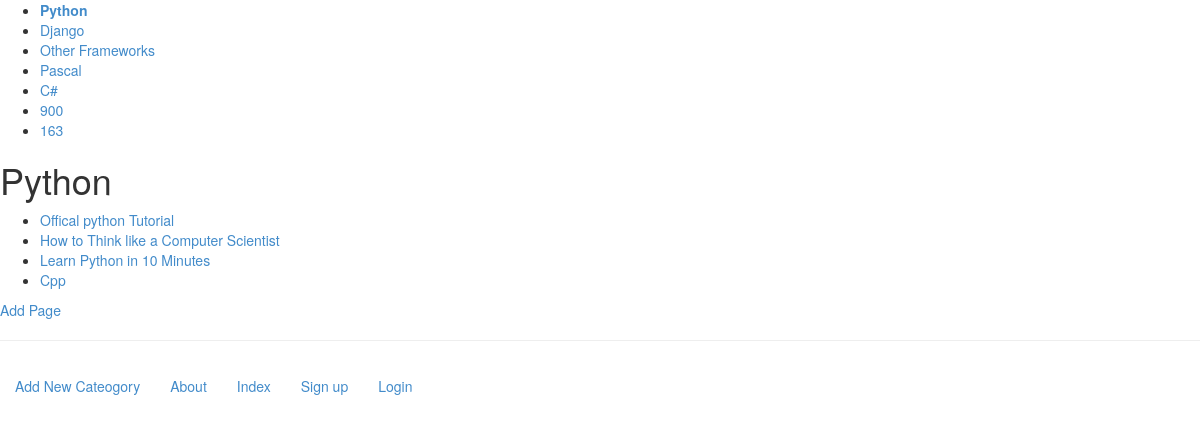
/rango/category/python/, run on the app's committed database.
### rango/models.py (models this page shows, shortened)
class Category(models.Model):
    maxlength = 128
    name = models.CharField(max_length=maxlength, unique=True)
    views = models.IntegerField(default=0)
    likes = models.IntegerField(default=0)
    slug = models.SlugField(unique=True)
    class Meta:
        verbose_name_plural = "Categories"

class Page(models.Model):
    maxlength = 128
    category = models.ForeignKey(Category)
    title = models.CharField(max_length=maxlength)
    url = models.URLField()
    views = models.IntegerField(default=0)

### rango/views.py (the view)
def show_category(request, category_name_slug):
    context_dict = {}
    try:
        category = Category.objects.get(slug=category_name_slug)
        pages = Page.objects.filter(category=category)
        context_dict['pages'] = pages
        context_dict['category'] = category
    except:
        context_dict['category'] = None
        context_dict['pages'] = None
    return render(request, 'rango/category.html', context_dict)

### rango/templatetags/rango_template_tags.py (called while the page is built)
@register.inclusion_tag('rango/cats.html')#注册tag
def get_category_list(cat=None):
    return {'cats': Category.objects.all(),'act_cat':cat}

### templates/rango/category.html (shortened to what this page needs)
{% extends 'rango/base.html' %}
{% load staticfiles %}
{% block body_block %}
    {% if category %}
        <h1>{{ category.name }}</h1>
        {% if pages %}
            <ul>
                {% for page in pages %}
                    <li><a href="{{ page.url }}">{{ page.title }}</a></li>
                {% endfor %}
            </ul>
        {% else %}
            <strong>No pages currently in category.</strong>
        {% endif %}
        <a href="{% url 'rango:add_page' category.slug %}">Add Page</a><br />
    {% else %}
        The specified category does not exist!
    {% endif %}
{% endblock %}

### templates/rango/cats.html
{% block sidebar_block %}
    <ul>
        {% if cats %}
            {% for c in cats %}
                {% if c == act_cat %}
                    <strong>
                        <li><a href="{% url 'rango:show_category' c.slug %}">{{ c.name }}</a></li>
                    </strong>
                {% else %}
                    <li><a href="{% url 'rango:show_category' c.slug %}">{{ c.name }}</a></li>
                {% endif %}
            {% endfor %}
        {% else %}
            <li><strong>There are no categories resent.</strong></li>
        {% endif %}
    </ul>
{% endblock %}

### data on the page
Category: name "Python"
Category: name "Django"
Category: name "Other Frameworks"
Category: name "Pascal"
Category: name "C#"
Category: name "900"
Category: name "163"
Page: title "Offical python Tutorial"
Page: title "How to Think like a Computer Scientist"
Page: title "Learn Python in 10 Minutes"
Page: title "Cpp"
